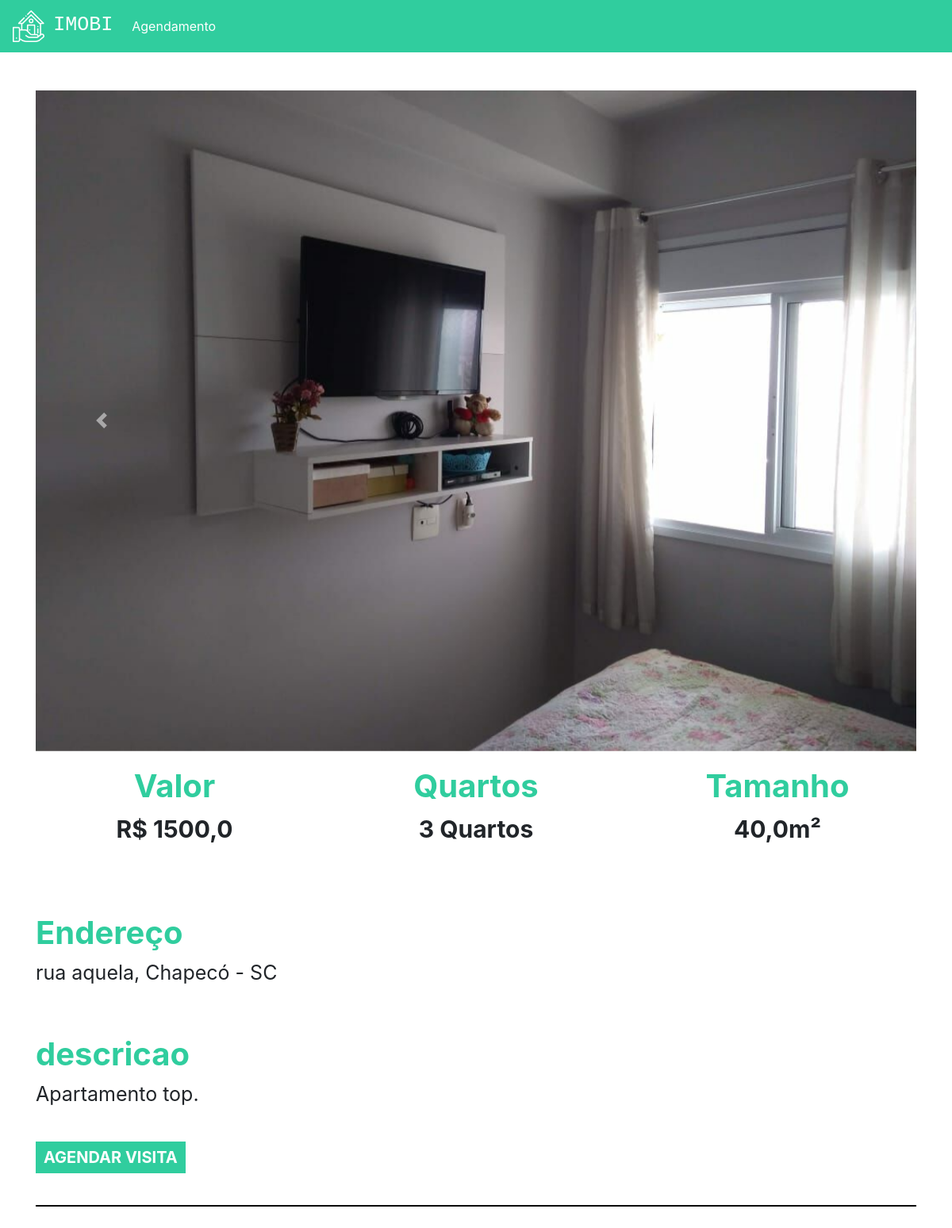
Page /imovel/2 (signed in) on the committed database.
### plataforma/models.py (models this page shows, shortened)
class Imagem(models.Model):
    img = models.ImageField(upload_to='img')
    def __str__(self) -> str:
        return self.img.url

class Imovei(models.Model):
    choices = (('V', 'Venda'),
               ('A', 'Aluguel'))
    choices_imovel = (('A', 'Apartamento'),
                      ('C', 'Casa'))
    choices_disponibilidade = (('A', 'Alugado'),
                      ('C', 'Comprado'),
                      ('D', 'Disponível'))
    imagens = models.ManyToManyField(Imagem)
    valor = models.FloatField()
    quartos = models.IntegerField()
    tamanho = models.FloatField()
    cidade = models.ForeignKey(Cidade, on_delete=models.DO_NOTHING)
    rua = models.CharField(max_length=50)
    tipo = models.CharField(max_length=1, choices=choices)
    tipo_imovel = models.CharField(max_length=1, choices=choices_imovel)
    numero = models.IntegerField()
    descricao = models.TextField()
    dias_visita = models.ManyToManyField(DiasVisita)
    horarios = models.ManyToManyField(Horario)
    bairro = models.CharField(max_length=50)
    disponibilidade = models.CharField(max_length=1, default='D', choices=choices_disponibilidade)

class Cidade(models.Model):
    nome = models.CharField(max_length=30)
    def __str__(self) -> str:
        return self.nome

### plataforma/views.py (the view)
# urls.py: path('imovel/<str:id>', views.imovel, name="imovel"),
def imovel(request, id):
    imovel = get_object_or_404(Imovei, id=id)
    sugestoes = Imovei.objects.filter(cidade=imovel.cidade).exclude(id=id)[:2]
    return render(request, 'imovel.html', {'imovel': imovel, 'sugestoes': sugestoes, 'id': id})

### plataforma/models.py (called while the page is built)
    def __str__(self) -> str:
        return self.dia

    def __str__(self) -> str:
        return str(self.horario)

### plataforma/templates/imovel.html (shortened to what this page needs)
{% extends 'base.html' %}
{% load static %}
{% block 'head' %}
<link rel="stylesheet" href="{% static 'plataforma/css/home.css' %}">
{% endblock  %}
{% block 'body' %}
    <div style="text-align: center" class="container">
        <br>
        <br>
        <div id="carouselExampleControls" class="carousel slide" data-ride="carousel">
            <div class="carousel-inner">
                {% for img in imovel.imagens.all  %}
                    <div class="carousel-item {% if forloop.first %} active {% endif %}" >
                        <img class="d-block w-100" src="{{img}}" alt="First slide">
                    </div>
                {% endfor %}
            </div>
        <a class="carousel-control-prev" href="#carouselExampleControls" role="button" data-slide="prev">
            <span class="carousel-control-prev-icon" aria-hidden="true"></span>
        </a>
        <a class="carousel-control-next" href="#carouselExampleControls" role="button" data-slide="next">
            <span class="carousel-control-next-icon" aria-hidden="true"></span>
        </a>
    </div>
        <div class="row">
            <div class="col-md">
                <h3 class="titulo_especificacao">Valor</h3>
                <p class="especificacao">R$ {{imovel.valor}}</p>
            </div>
            <div class="col-md">
                <h3 class="titulo_especificacao">Quartos</h3>
                <p class="especificacao">{{imovel.quartos}} Quartos</p>
            </div>
            <div class="col-md">
                <h3 class="titulo_especificacao">Tamanho</h3>
                <p class="especificacao">{{imovel.tamanho}}m²</p>
            </div>
        </div>
        <br>
        <br>
        <div style="text-align: left">
            <h3 class="titulo_especificacao">Endereço</h3>
            <p class="especificacao_endereco">{{imovel.rua}}, {{imovel.cidade }}</p>
        </div>
        <br>
        <div style="text-align: left">
            <h3 class="titulo_especificacao">descricao</h3>
            <p class="especificacao_endereco">{{imovel.descricao}}</p>
            <br>
            <button class="btn_agendar_visita" data-toggle="modal" data-target="#exampleModal">AGENDAR VISITA</button>
            <br>
            <br>
        </div>
        <hr style="border: 1px solid black">
        <br>
            </div>
{% endblock  %}

### templates/static/plataforma/css/home.css (style rules this page uses)
.titulo_especificacao { color: #30CD9E; font-weight: bold; margin-top: 20px; font-size: 40px; }
.especificacao { font-size: 30px; font-weight: bold; }
.especificacao_endereco { font-size: 25px; }
.btn_agendar_visita { border: none; background-color: #30CD9E; color: white; font-weight: bold; font-size: 20px; padding: 5px 10px 5px 10px; }

### rows in the picture
Imagem: img (picture)
Imovei: valor "1500,0", quartos "3", tamanho "40,0", rua "rua aquela", cidade "Chapecó - SC", descricao "Apartamento top."
